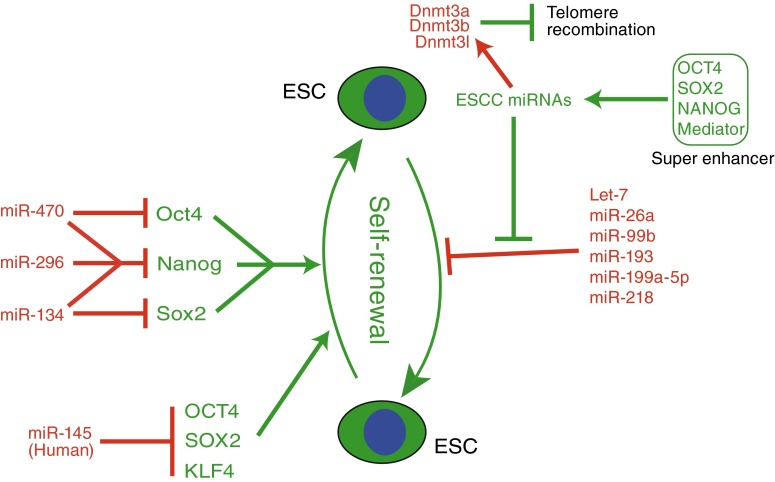
//> input picture cplusplus/arrow/2.jpg, 775 x 482 px, given in place of 2.jpg.jpg, which was not available
$ ./main   (built with g++ and OpenCV 4)
//> lines starting //> are read from the running program, lines starting //| are printed output that depends on the picture; after the words box and inside, x2 and y2 are one past the last pixel; in counts of white or black regions, pixels touching at a corner belong together; pictures that were not available may be replaced by others from this repository, and a replacement may not be noted
### cplusplus/BoundedBox/BoundedBox/shape.h
//
//  shape.h
//  BoundedBox
//
//  Created by Akrita Agarwal on 11/13/14.
//  Copyright (c) 2014 Akrita Agarwal. All rights reserved.
//

#ifndef BoundedBox_shape_h
#define BoundedBox_shape_h

#include "opencv2/opencv.hpp"
#include <iostream>
#include <string>

#endif
using namespace std;
using namespace cv;

// [8 lines left out: function angle, not called in this run]

/**
 * Helper function to display text in the center of a contour
 */
// [14 lines left out: function setLabel, not called in this run]

bool detectshape(Mat src)
{
    src = cv::imread("/Volumes/PrivetDrive/Copy/UCincy/cchmc/MapNetwork/Image-to-network/cplusplus/images/sample22/4.png");
    if (src.empty())
        return -1;
    //THRESH_TOZERO
    cout<<src;

    //convert to grayscale
    Mat gray, src_gray;
    cvtColor(src,gray,CV_BGR2GRAY);

    //convert to binary image using Canny
    Mat bw;
    blur( src_gray, bw, Size(3,3) );
    //void Canny(InputArray image, OutputArray edges, double threshold1, double threshold2, int apertureSize=3, bool L2gradient=false )
    Canny(gray,bw,0,50,5);

    imwrite("/Volumes/PrivetDrive/Copy/UCincy/cchmc/MapNetwork/Image-to-network/cplusplus/images/cpp_output/canny.jpg",bw);

    //Find contours
    vector<vector<Point>> contours;
    findContours(bw.clone(),contours, CV_RETR_EXTERNAL, CV_CHAIN_APPROX_SIMPLE);

    //The array for storing the approximation curve
    vector<Point> approx;

    //we'll put the labels in this destination image
    Mat dst = src.clone();
    cout<<"\n contour size:"<<contours.size();

    for(int i=0;i<contours.size();i++)
    {
        //Approximate contour with accuracy propotional
        //to the contour perimeter
        approxPolyDP( Mat(contours[i]), approx, arcLength(Mat(contours[i]), true)*0.02,true );

        //skip small or non-convex objects
        if(fabs(contourArea(contours[i])) < 100 || !isContourConvex(approx))
            continue;

        int a = (int)approx.size();
        if (a!= 0)
        {
            cout<<"\n contour no. :"<<i+1<<" size: "<<to_string(a);
            setLabel(dst, to_string(a), contours[i]);
        }

        /*
        if(approx.size() == 3)
            setLabel(dst, "TRI", contours[i]); //TRI

        //either 6 or 7
        else if(approx.size() >=6)
        {
            //number of vertices of polygonal curve
            int vtc = (int)approx.size();

            //Get the degree (in cosines) of all corners
            vector<double> cos;
            for(int j=2;j<vtc+1;j++)
                cos.push_back(angle(approx[j%vtc], approx[j-2], approx[j-1]));

            //sort ascending the corner degree values
            sort(cos.begin(), cos.end());

            //Get the lowest and the highest degree
            double mincos = cos.front();
            double maxcos = cos.back();

            //use the degrees obtained above and the no. of vertices
            //to determine the shape of the contour
            if(vtc == 4 && mincos >= -0.1 && maxcos <= 0.3)
            {
                //detect rect
                Rect r = boundingRect(contours[i]);
                double ratio = abs(1 - (double)r.width / r.height);

                setLabel(dst, ratio <= 0.02 ? "SQU" : "RECT", contours[i]);
            }
            else if (vtc == 5 && mincos >= -0.34 && maxcos <= -0.27)
                setLabel(dst, "PENTA", contours[i]);
            else if (vtc == 6 && mincos >= -0.55 && maxcos <= -0.45)
                setLabel(dst, "HEXA", contours[i]);
            else if (vtc == 7)// && mincos >= -0.55 && maxcos <= -0.45)
                setLabel(dst, "ARROW", contours[i]);

        }
        else if(approx.size() == 7)
            setLabel(dst, "ARROW", contours[i]); //ARROW
        else
        {
            // Detect and label circles
            double area = cv::contourArea(contours[i]);
            cv::Rect r = cv::boundingRect(contours[i]);
            int radius = r.width / 2;

            if (std::abs(1 - ((double)r.width / r.height)) <= 0.2 &&
                std::abs(1 - (area / (CV_PI * std::pow(radius, 2)))) <= 0.2)
            {
                setLabel(dst, "CIR", contours[i]);
            }
        }
         */
    }

    cout<<"ps? "<<contours.size();
    imwrite("/Volumes/PrivetDrive/Copy/UCincy/cchmc/MapNetwork/Image-to-network/cplusplus/images/cpp_output/dest.jpg",dst);
    return 0;

}

### cplusplus/BoundedBox/BoundedBox/reduce.h
//
//  reduce.h
//  BoundedBox
//
//  Created by Akrita Agarwal on 11/1/14.
//  Copyright (c) 2014 Akrita Agarwal. All rights reserved.
//

#ifndef __BoundedBox__reduce__
#define __BoundedBox__reduce__

#include <stdio.h>

#endif /* defined(__BoundedBox__reduce__) */

//functions used from http://stackoverflow.com/questions/1798112/removing-leading-and-trailing-spaces-from-a-string
string trim(const string& str,
            const string& whitespace = " \t")
{
    const auto strBegin = str.find_first_not_of(whitespace);
    if (strBegin == string::npos)
        return ""; // no content

    const auto strEnd = str.find_last_not_of(whitespace);
    const auto strRange = strEnd - strBegin + 1;

    return str.substr(strBegin, strRange);
}

string reduce(const string& str,
              const string& fill = " ",
              const string& whitespace = " \t")
{
    // trim first
    auto result = trim(str, whitespace);

    // replace sub ranges
    auto beginSpace = result.find_first_of(whitespace);
    while (beginSpace != string::npos)
    {
        const auto endSpace = result.find_first_not_of(whitespace, beginSpace);
        const auto range = endSpace - beginSpace;

        result.replace(beginSpace, range, fill);

        const auto newStart = beginSpace + fill.length();
        beginSpace = result.find_first_of(whitespace, newStart);
    }

    return result;
}

// function modified & used from - http://stackoverflow.com/questions/4643512/replace-substring-with-another-substring-c
string replaceAll( string &s, const string &search, const string &replace ) {
    for( size_t pos = 0; ; pos += replace.length() ) {
        // Locate the substring to replace
        pos = s.find( search, pos );
        if( pos == string::npos )
            break;
        // Replace by erasing and inserting
        s.erase( pos, search.length() );
        s.insert( pos, replace );
    }
    return s;
}

### cplusplus/BoundedBox/BoundedBox/node.h
//
//  node.h
//  BoundedBox
//
//  Created by Akrita Agarwal on 10/16/14.
//  Copyright (c) 2014 Akrita Agarwal. All rights reserved.
//

#ifndef __BoundedBox__node__
#define __BoundedBox__node__

#include <stdio.h>
#include <iostream>
#include <string>
#include <vector>
#endif /* defined(__BoundedBox__node__) */

using namespace std;

class node
{
public:

    //members
    string data;
    int height,width,x,y;

    //functions
    void createnode (string d,int h,int w,int x,int y);
    bool isempty(string data);

};

class graph
{
    int size;
public:

    bool isempty(string filepath,string filename);

    //write the graph to file
    bool creategraph(int size,vector<node> n,string filepath,string filename);
    void loadgraph(string filepath,string filename);
    int getsize(void);

};

### cplusplus/BoundedBox/BoundedBox/node.cpp
//
//  node.cpp
//  BoundedBox
//
//  Created by Akrita Agarwal on 10/16/14.
//  Copyright (c) 2014 Akrita Agarwal. All rights reserved.
//

#include "node.h"
#include "opencv2/opencv.hpp"
#include <string>
#include <iostream>
#include <cstdlib>
#include <fstream>
#include <vector>

using namespace std;
using namespace cv;
// [15 lines left out: functions createnode, isempty, not called in this run]

bool graph::isempty(std::string filepath,std::string filename)
{
    std::ifstream ifile(filepath+filename+".csv");
    if(ifile)
        return false;
    return true;
}

//write the graph to file
bool graph::creategraph(int size,vector<node> n,std::string filepath,std::string filename)
{
    this->size = size;
    if (this->isempty(filepath,filename))
    {
        std::ofstream myfile(filepath+filename+".csv");
        if (myfile.is_open())
        {
            for(int i=0;i<size;i++)
            {
                try {
                    //myfile <<n[i].data<<","<<n[i].height<<","<<n[i].width<<","<<n[i].x<<","<<n[i].y<<"\n";
                    myfile<<n[i].data<<","<<n[i].height<<","<<n[i].width<<","<<n[i].x<<","<<n[i].y<<"\n";
                }
                catch(cv::Exception e)
                {
                    std::cout<<"something went wrong"<<&e;
                }
            }

        }
        myfile.close();
        return true;
    }
    return false;
}

// [23 lines left out: functions loadgraph, getsize, not called in this run]

### cplusplus/BoundedBox/BoundedBox/main.cpp
//
//  main.cpp
//  BoundedBox
//
//  Created by Akrita Agarwal on 10/5/14.
//  Copyright (c) 2014 Akrita Agarwal. All rights reserved.
//

#include "opencv2/opencv.hpp"
#include <string>
#include <iostream>
#include <cstdlib>
#include <fstream>
#include "node.h"
#include "reduce.h"
#include <vector>
#include "shape.h"

using namespace  std;
using namespace cv;

vector<Rect> detectLetters(Mat img)
{
    vector<Rect> boundRect;
    Mat img_gray, img_sobel, img_threshold, element;
    GaussianBlur( img, img, Size(3,3), 0, 0, BORDER_DEFAULT );
    cvtColor(img, img_gray, CV_BGR2GRAY);
    Sobel(img_gray, img_sobel, CV_8U, 1, 0, 3, 1, 0, BORDER_DEFAULT);
    threshold(img_sobel, img_threshold, 0, 255, CV_THRESH_BINARY+CV_THRESH_OTSU);
    element = getStructuringElement(MORPH_RECT, Size(10, 3) ); //Size(10, 3)
    morphologyEx(img_threshold, img_threshold, CV_MOP_CLOSE, element); //Does the trick
    vector< vector<Point> > contours;
    findContours(img_threshold, contours, 0, 1);
    vector<vector<Point> > contours_poly( contours.size() );
    for( int i = 0; i < contours.size(); i++ )
    {
        if (contours[i].size()>100) //&& >100 contours[i].size()<2000)
        {
            approxPolyDP( Mat(contours[i]), contours_poly[i], 3, true );
            Rect appRect( boundingRect( Mat(contours_poly[i]) ));
            cout<<"contour : "<<i<<" w:"<<appRect.width<<" h:"<< appRect.width;
            if (appRect.width>appRect.height)
                boundRect.push_back(appRect);
        }
    }

    //boundrECT.
    return boundRect;
}

bool ValidNodalText(char c)
{
    if (isalnum(c) || c=='-' || c=='&' || c == '\n' || c == ' ')
        return false;
    return true;
}

int main(int argc,char** argv)
{
    //Read
    string filename;
    cout<<"enter file name:";
    cin>>filename;
//> the answer given: ../../arrow/2.jpg
    graph g;
    Mat image;
    string filepath = "/Volumes/PrivetDrive/Copy/UCincy/cchmc/MapNetwork/Image-to-network/cplusplus/images/";
    //checks for existance of the .csv file
    if(g.isempty(filepath,filename))
    {
        string filename_path = filepath + filename + ".jpg";
        image = imread(filename_path);
//> image is the input picture: 482 rows x 775 cols, CV_8UC3; mean B, G, R 240, 243.8, 242.4

        //Detect letters.
        vector<Rect> letterBBoxes=detectLetters(image);
//> in detectLetters, `cvtColor(img, img_gray, CV_BGR2GRAY);`:
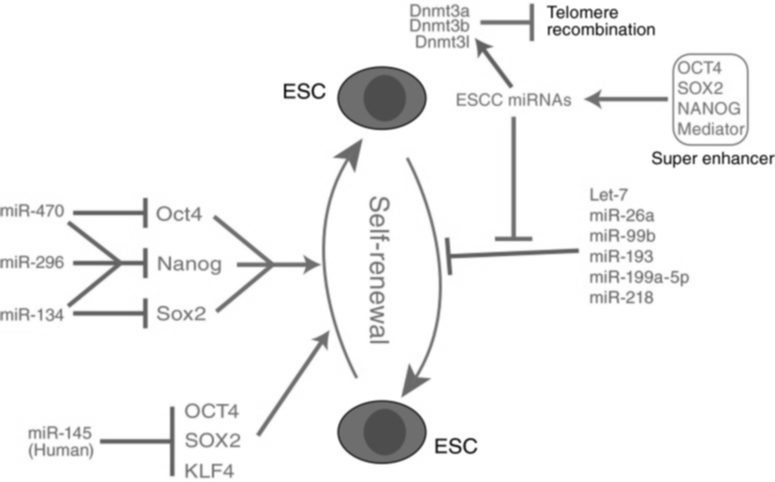
//> img_gray: 482 rows x 775 cols, CV_8UC1; min 23, max 255, mean 243
//> in detectLetters, `Sobel(img_gray, img_sobel, CV_8U, 1, 0, 3, 1, 0, BORDER_DEFAULT);`:
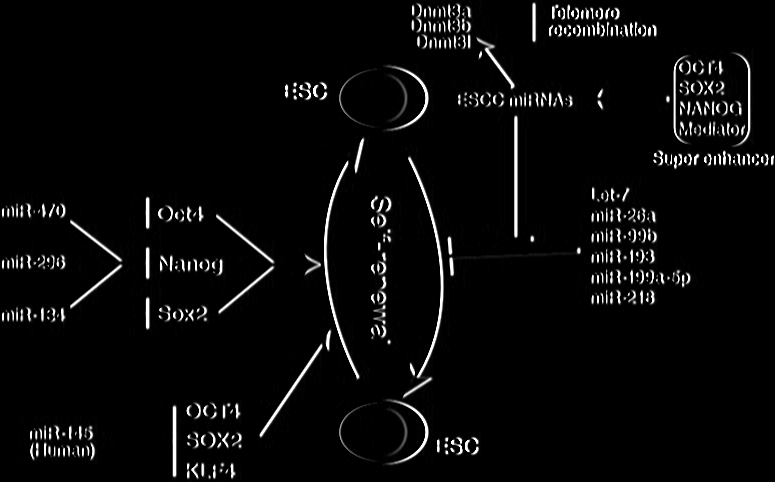
//> img_sobel: 482 rows x 775 cols, CV_8UC1; min 0, max 255, mean 9.4
//> in detectLetters, `threshold(img_sobel, img_threshold, 0, 255, CV_THRESH_BINARY+CV_THRESH..`:
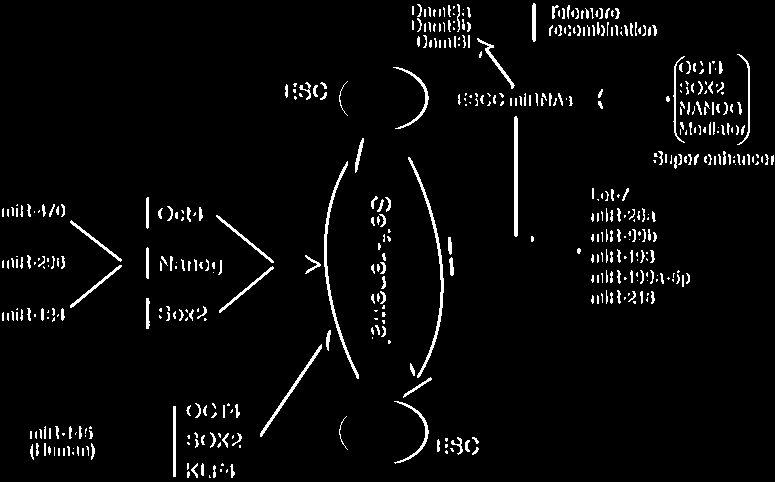
//> img_threshold: 482 rows x 775 cols, CV_8UC1; 3.7% white in thin lines or dots
//> in detectLetters, `morphologyEx(img_threshold, img_threshold, CV_MOP_CLOSE, element);`:
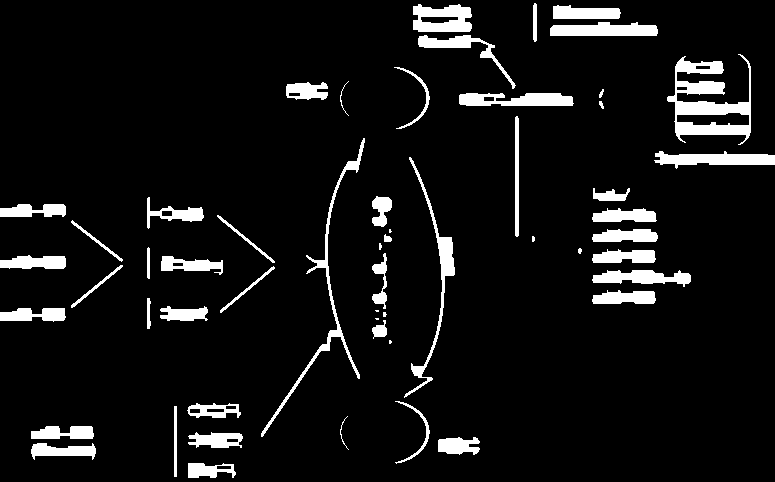
//> img_threshold: 482 rows x 775 cols, CV_8UC1; 7.5% white; 55 white regions (8 under 20 px)
//> in detectLetters, `findContours(img_threshold, contours, 0, 1);`: contours = 55 contours, 12 with area under 20; largest, box (x1, y1, x2, y2) and area: (667, 54, 751, 145) 3570, (413, 4, 472, 32) 1321, (654, 151, 775, 169) 1138, (459, 93, 574, 106) 1116, (550, 22, 658, 36) 1108
//> in detectLetters, `vector<vector<Point> > contours_poly( contours.size() );`: contours_poly = 55 empty contours
//> the loop in detectLetters, `for( int i = 0; i < contours.size(); i++ )` made 55 passes
//> appRect on passes 1, 2, 3, 4, 5, 7, 8, 9, 15, 16, 18, 19: Rect(188, 463, 48, 15), Rect(31, 443, 65, 17), Rect(438, 437, 42, 18), Rect(188, 432, 54, 16), Rect(31, 426, 63, 13), Rect(174, 406, 3, 71), Rect(187, 403, 54, 15), Rect(395, 401, 35, 63), Rect(0, 308, 66, 14), Rect(160, 306, 48, 15), Rect(592, 290, 64, 14), Rect(592, 270, 99, 17)
//| contour : 0 w:48 h:48contour : 1 w:65 h:65contour : 2 w:42 h:42contour : 3 w:54 h:54contour : 4 w:63 h:63contour : 6 w:3 h:3contour : 7 w:54 h:54contour : 8 w:35 h:35
//> (output is shown up to pass 9 of 55)
//> letterBBoxes = 29 Rects (x, y, width, height), first 8: [188, 463, 48, 15], [31, 443, 65, 17], [438, 437, 42, 18], [188, 432, 54, 16], [31, 426, 63, 13], [187, 403, 54, 15], [0, 308, 66, 14], [160, 306, 48, 15]

        int newsize = (int)letterBBoxes.size();
//> newsize = 29
        vector<node> n(newsize);
//> n = 29 items

        int i=0,j=0;

        for(; i<newsize;i++)
        {
            Rect roi = letterBBoxes[i];
            Mat img_roi(image, roi);

            Mat imageMat = img_roi;
            cvtColor(imageMat, imageMat, COLOR_BGR2GRAY);
            GaussianBlur(imageMat, imageMat, Size(3, 3), 0);
            adaptiveThreshold(imageMat, imageMat, 255, ADAPTIVE_THRESH_MEAN_C, THRESH_BINARY, 5, 4);
            img_roi = imageMat;
            filename_path = filepath + "cpp_output/" + filename + "_" + to_string(i+1) + ".jpg";
            imwrite(filename_path, img_roi);
            string outputpath = filepath + "cpp_output/" + filename;
            string tess_command = "/usr/local/bin/tesseract " + filename_path + " " + outputpath;
            const char * tess = tess_command.c_str ();
            system(tess);
            ifstream myfile (outputpath+".txt");
            string str((istreambuf_iterator<char>(myfile)),
                            istreambuf_iterator<char>());

            //cleaning the string :- erase-remove algorithm
            str.erase(remove_if(str.begin(),str.end(),&ValidNodalText),str.end());

            str = replaceAll(str, "\n", " ");
            str = reduce(str);

            if(str!="")
            {
                n[j].createnode(str,roi.height,roi.width,roi.x,roi.y);
                //draw rectangles
                rectangle(image,letterBBoxes[i],Scalar(255,0,255),3,8,0);
                //rectangle(image,letterBBoxes[i],Scalar(255,255,255),CV_FILLED);
                filename_path = filepath + "cpp_output/" + filename + ".jpg";
                imwrite( filename_path, image);
                j++;
            }
        }
//> this loop made 29 passes
//> after the loop, i = 29; j = 0

        n.erase(n.begin()+j,n.end());
//> n = 0 items

        //ignore the warning for now. Create & save the graph
        try
        {
            if(g.creategraph((int)n.size(),n,filepath,filename) == false)
                cout<<"error printing file.";
//> in creategraph, `this->size = size;`: this->size = 0
        }
        catch(Exception e)
        {
            cout<<&e;
        }
    }
    //11.29 8.47

    //load the graph here.
    /*
    for (int i = 0; i<g.getsize(); i++)
    {

    }
    */

    //load the other files here.
    string scene_path = filepath+"cpp_output/"+ filename + ".jpg"; //object_path = filepath + "sample22/1.jpg",
    //cout<<"scene path:"<<scene_path<<"\n";
    Mat scene = imread(scene_path);
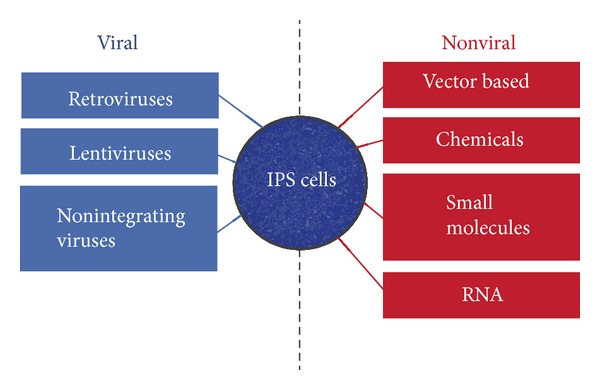
//> input picture cplusplus/arrow/3.jpg, 600 x 390 px, given in place of 2.jpg.jpg, which was not available
//> scene is the input picture: 390 rows x 600 cols, CV_8UC3; mean B, G, R 195.7, 179.4, 203.6
    //cout<<"scene:"<<scene<<"\n";
    //imshow("src", scene);
    cout<<"\n worked? ";
    detectshape(scene);
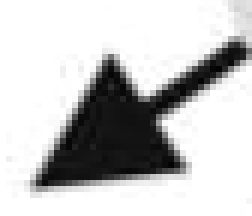
//> input picture cplusplus/images/sample22/4.png, 42 x 36 px (shown 6 times larger)
//> in detectshape, src is the input picture: 36 rows x 42 cols, CV_8UC3; min 3, max 255, mean 197.5
//> (printed output is left out)
//> (the run ends here: the program stops with an error, at `blur( src_gray, bw, Size(3,3) );`)
